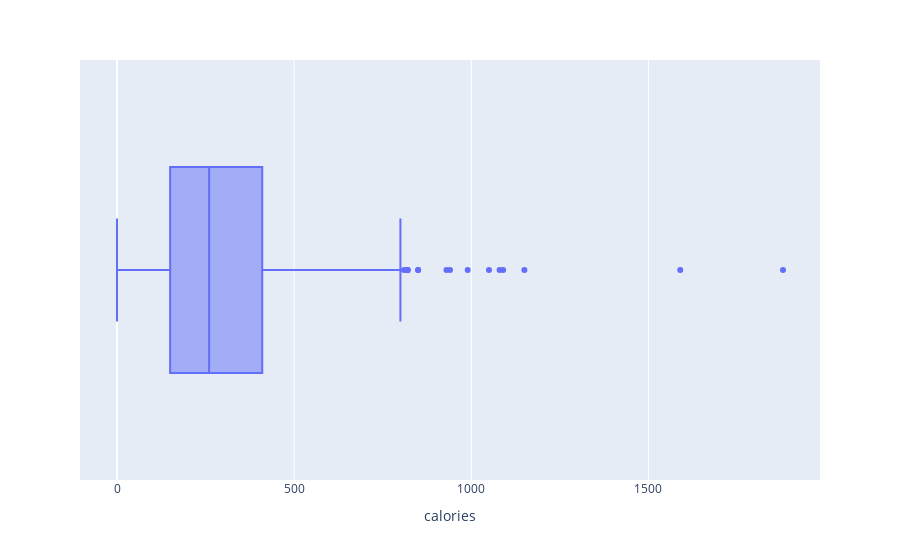

The notebook cell saved with this chart:
### Code cell
fig = px.box(df, x='calories')
fig.show()

### Figure 1 — Plotly figure (JSON) as saved in the notebook; plotly's stock layout.template omitted (floating-point values rounded to 4 significant figures; data arrays with more than 128 entries replaced by an {"elided": "..."} marker saying what was removed)
{"data": [{"alignmentgroup": "True", "hovertemplate": "calories=%{x}<extra></extra>", "legendgroup": "", "marker": {"color": "#636efa"}, "name": "", "notched": false, "offsetgroup": "", "orientation": "h", "showlegend": false, "type": "box", "x": {"elided": "750 int values"}, "x0": " ", "xaxis": "x", "y0": " ", "yaxis": "y"}], "layout": {"boxmode": "group", "legend": {"tracegroupgap": 0}, "margin": {"t": 60}, "xaxis": {"anchor": "y", "domain": [0, 1], "title": {"text": "calories"}}, "yaxis": {"anchor": "x", "domain": [0, 1]}}}
